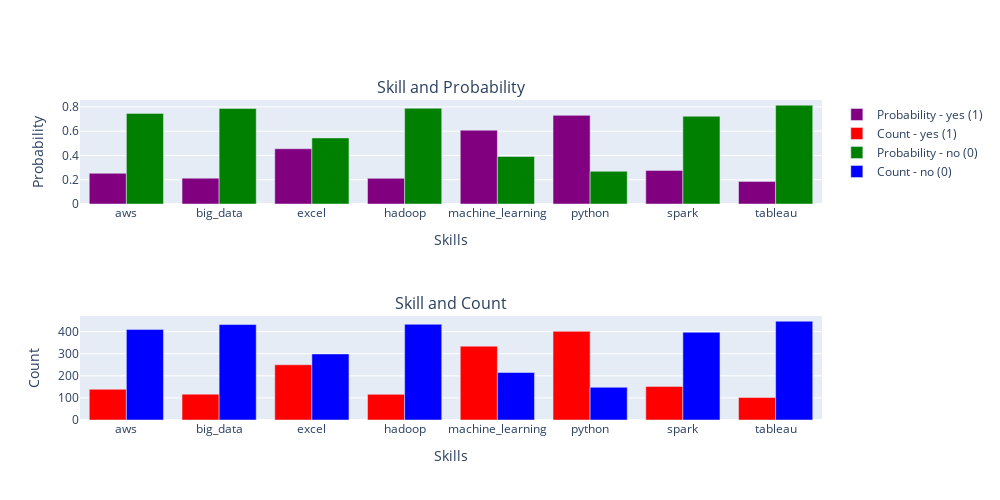

Source (notebook cell):
### Markdown cell above
## Second type of Vizualization for Salary Distribution
This chart presents the distribution of minimum salaries across the top three industries in our dataset. It is to highlight the baseline salaries that potential employees might expect when starting in a particular sector. The width of each violin at different salary levels shows how many jobs within that industry offer that salary. We can denote that the thick bar in the middle is the range where the middle 50 % of salaries fall into.

### Code cell
# To create subplots with 2 rows and 1 column
fig = make_subplots(rows=2, cols=1, 
                    subplot_titles=("Skill and Probability", "Skill and Count"),
                    specs = [[{}], [{}]],
                    vertical_spacing = 0.35)
# Get required data for melt function
temp_data = data[['python', 'excel', 'hadoop', 'spark', 
             'tableau', 'aws', 'big_data', 'machine_learning']]

# Melt function: Unpivots a DataFrame from a wide format to a long format
# Converts DataFrame into long DataFrame with two columns: Skill and Presence
data_melted = temp_data.melt(var_name='Skill', value_name='Presence')
# Grouping data and resetting index
prob_data = data_melted.groupby(['Skill', 'Presence']).size().reset_index(name = 'Count')
# divide the total of Counts by the number of skill req
prob_data['Probability'] = prob_data['Count'] / len(data)
conditions = [
    {'presence': 1, 'prob_color': 'purple', 'count_color': 'red', 'prob_name': 'Probability - yes (1)', 'count_name': 'Count - yes (1)'},
    {'presence': 0, 'prob_color': 'green', 'count_color': 'blue', 'prob_name': 'Probability - no (0)',  'count_name': 'Count - no (0)'}
]
for cond in conditions:
    # Subplot #1
    fig.add_trace(
        go.Bar(x=prob_data.query(f'Presence == {cond["presence"]}')['Skill'], 
               y=prob_data.query(f'Presence == {cond["presence"]}')['Probability'], 
               name=cond['prob_name'],
               marker_color=cond['prob_color']
        ), 
        row=1, col=1
    )
    # Subplot #2
    fig.add_trace( 
         go.Bar(x=prob_data.query(f'Presence == {cond["presence"]}')['Skill'], 
                y=prob_data.query(f'Presence == {cond["presence"]}')['Count'],
                name=cond['count_name'],
                marker_color=cond['count_color']
        ), 
        row=2, col=1
    )

fig.update_layout(height=500, 
                  width=1000)
fig.update_xaxes(title_text='Skills', row=1, col=1)
fig.update_yaxes(title_text='Probability', row=1, col=1)
fig.update_xaxes(title_text='Skills', row=2, col=1)
fig.update_yaxes(title_text='Count', row=2, col=1)

fig.show()

### Figure 1 — Plotly figure (JSON) as saved in the notebook; plotly's stock layout.template omitted (floating-point values rounded to 4 significant figures)
{"data": [{"marker": {"color": "purple"}, "name": "Probability - yes (1)", "type": "bar", "x": ["aws", "big_data", "excel", "hadoop", "machine_learning", "python", "spark", "tableau"], "xaxis": "x", "y": [0.2532, 0.2131, 0.4554, 0.2113, 0.6084, 0.7304, 0.2769, 0.1858], "yaxis": "y"}, {"marker": {"color": "red"}, "name": "Count - yes (1)", "type": "bar", "x": ["aws", "big_data", "excel", "hadoop", "machine_learning", "python", "spark", "tableau"], "xaxis": "x2", "y": [139, 117, 250, 116, 334, 401, 152, 102], "yaxis": "y2"}, {"marker": {"color": "green"}, "name": "Probability - no (0)", "type": "bar", "x": ["aws", "big_data", "excel", "hadoop", "machine_learning", "python", "spark", "tableau"], "xaxis": "x", "y": [0.7468, 0.7869, 0.5446, 0.7887, 0.3916, 0.2696, 0.7231, 0.8142], "yaxis": "y"}, {"marker": {"color": "blue"}, "name": "Count - no (0)", "type": "bar", "x": ["aws", "big_data", "excel", "hadoop", "machine_learning", "python", "spark", "tableau"], "xaxis": "x2", "y": [410, 432, 299, 433, 215, 148, 397, 447], "yaxis": "y2"}], "layout": {"annotations": [{"font": {"size": 16}, "showarrow": false, "text": "Skill and Probability", "x": 0.5, "xanchor": "center", "xref": "paper", "y": 1, "yanchor": "bottom", "yref": "paper"}, {"font": {"size": 16}, "showarrow": false, "text": "Skill and Count", "x": 0.5, "xanchor": "center", "xref": "paper", "y": 0.325, "yanchor": "bottom", "yref": "paper"}], "height": 500, "width": 1000, "xaxis": {"anchor": "y", "autorange": true, "domain": [0, 1], "range": [-0.5, 7.5], "title": {"text": "Skills"}, "type": "category"}, "xaxis2": {"anchor": "y2", "autorange": true, "domain": [0, 1], "range": [-0.5, 7.5], "title": {"text": "Skills"}, "type": "category"}, "yaxis": {"anchor": "x", "autorange": true, "domain": [0.675, 1], "range": [0, 0.8571], "title": {"text": "Probability"}, "type": "linear"}, "yaxis2": {"anchor": "x2", "autorange": true, "domain": [0, 0.325], "range": [0, 470.5], "title": {"text": "Count"}, "type": "linear"}}}
